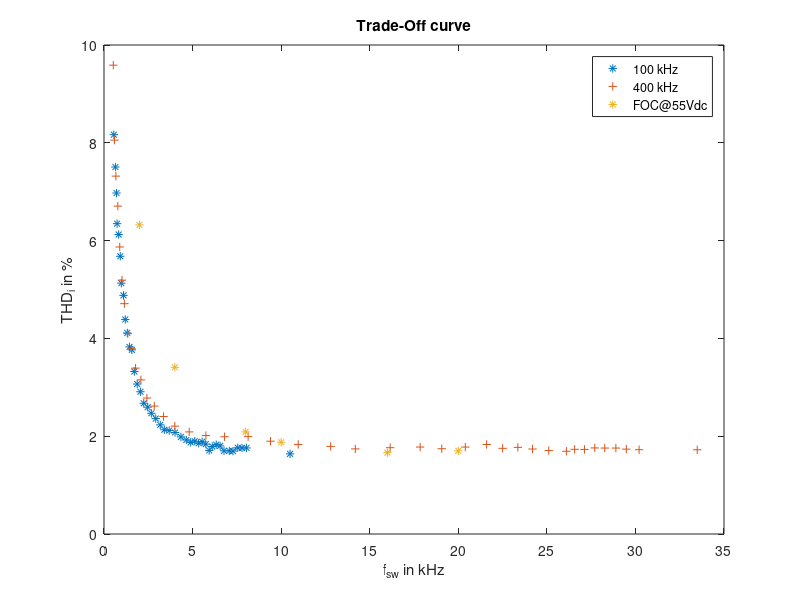
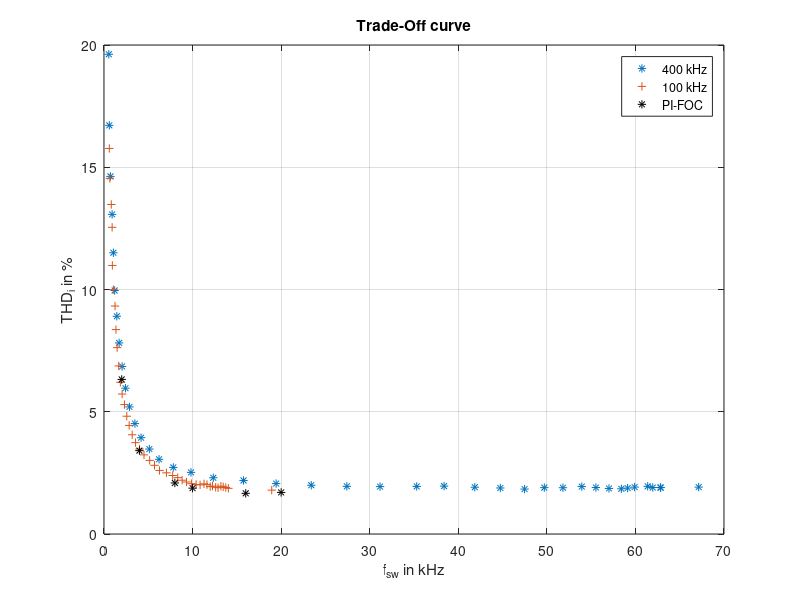
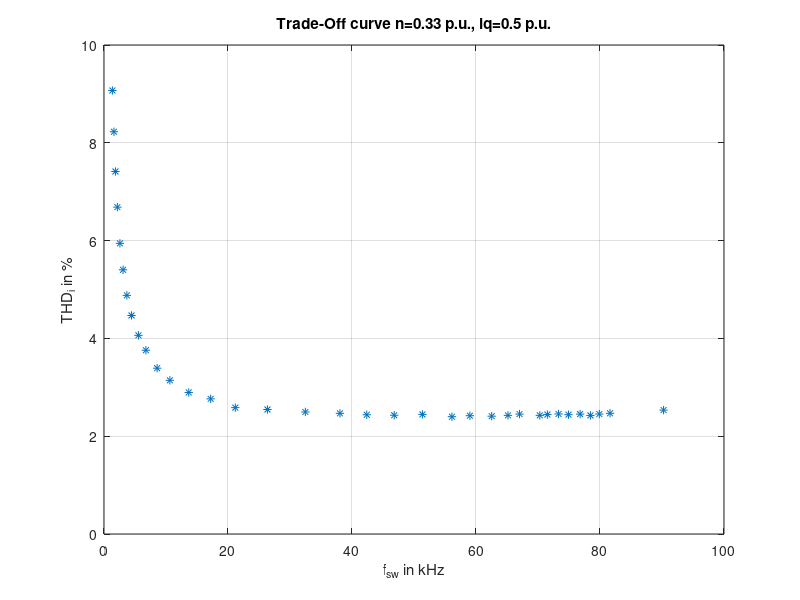
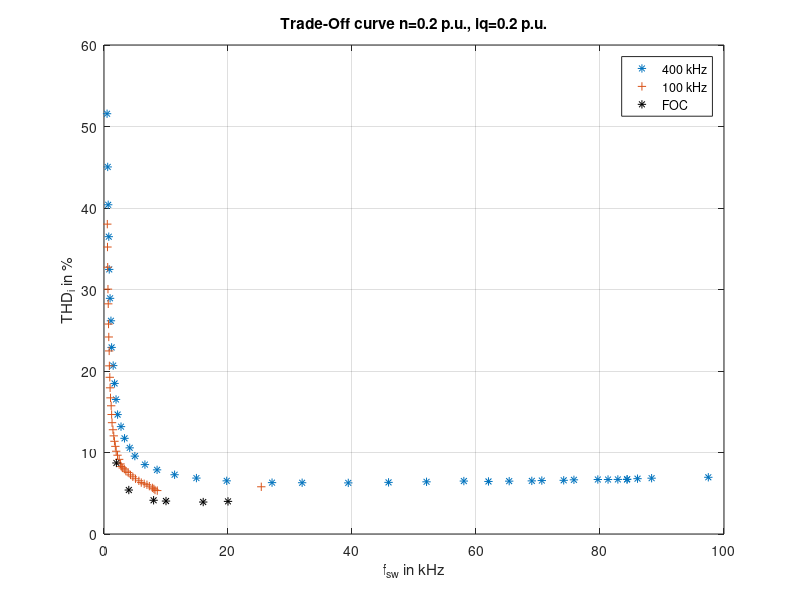

Source code (MATLAB) for these figures, in order:
% 1050 rpm, 11.3 A, 48vdc
mean_f_sw_100 = [10504.1250000000,8047.63476562500,7789.80224609375,7551.13671875000,7279.63769531250,7073.97167968750,6774.30615234375,6555.64062500000,6333.47460937500,6110.97558593750,5938.64306640625,5744.64355468750,5539.97802734375,5343.97851562500,5121.47949218750,4893.98046875000,4646.14794921875,4342.81591796875,4010.48388671875,3682.15185546875,3405.98632812500,3176.48730468750,2920.48828125000,2672.82275390625,2466.15673828125,2243.99096679688,2056.15844726563,1874.99255371094,1713.32653808594,1573.49377441406,1440.82763671875,1314.32812500000,1200.49523925781,1101.16223144531,976.662780761719,918.663024902344,827.996704101563,739.330383300781,705.997192382813,642.997436523438,555.164428710938];
mean_f_sw_400 = [33488.0312500000	30207.5468750000	29485.8828125000	28896.5507812500	28268.2207031250	27705.5566406250	27123.2246093750	26566.8945312500	26101.2285156250	25107.5664062500	24191.1542968750	23361.5742187500	22502.7441406250	21601.2460937500	20396.7519531250	19066.2578125000	17847.0957031250	16152.6025390625	14186.9433593750	12794.4492187500	10963.4560546875	9399.29589843750	8135.80078125000	6805.97265625000	5751.47705078125	4809.64746093750	3995.98413085938	3361.15332031250	2839.15527343750	2421.99023437500	2082.99169921875	1781.65954589844	1550.99377441406	1343.16125488281	1150.32873535156	1015.66259765625	888.163146972656	780.996887207031	672.830627441406	588.997619628906	524.331237792969];
THD_100 = [1.63911373102975,1.76025650370369,1.75986088568432,1.76298878022540,1.69512903114438,1.69883611588803,1.70166526890034,1.80166099272382,1.82768598134401,1.78888367645635,1.70854597799094,1.83768307180765,1.88782931647879,1.85676347501054,1.89835096398631,1.87336638885606,1.92338452904071,1.98525269748258,2.07619351824310,2.11551675491779,2.13205371361870,2.23207358342917,2.36052664559992,2.46906604935899,2.59327078984995,2.67337043714884,2.90901840652661,3.06611862926336,3.32359039535047,3.76571397939994,3.82615524068097,4.11220131632822,4.38786642211059,4.88007945860682,5.12863216224705,5.67942764673508,6.12444837316522,6.34669127782316,6.97296140516044,7.50471921080324,8.16604517899133];
THD_400 = [1.72251625452784,1.72347607625869,1.73557117403169,1.75776361231448,1.75777741352877,1.76011413101363,1.72942250161562,1.73183376164107,1.69227716121419,1.70633592501820,1.73793786655203,1.77172274063310,1.75206273718412,1.83085193994550,1.77775167875294,1.74361589363139,1.77787678523959,1.76497405749520,1.74036620444352,1.79204292234397,1.83145494460698,1.89769394215754,1.99113196747587,1.98870406313422,2.01273574349289,2.08799200548008,2.20621357110317,2.40247669031381,2.61608295489950,2.78057302924293,3.15224655924138,3.39249294588369,3.78913174436966,4.09881816556379,4.71026229119738,5.19155915567035,5.86994486682636,6.70554077590692,7.31877699180339,8.05459052051118,9.58776890261037];

% setpoint: 900 rpm, 9A iq, v_dc 58 V for FOC (ensure linear region)
mean_f_sw_400kHz_900rpm_9A = [67141.0625000000,62854.4140625000,62820.4140625000,61954.5859375000,61382.0898437500,59907.9257812500,59120.1796875000,58410.6015625000,57012.6054687500,55538.9453125000,53941.2851562500,51815.7929687500,49712.4687500000,47481.9765625000,44744.4882812500,41861.5000000000,38395.3476562500,35305.0273437500,31168.0429687500,27417.3906250000,23399.9062500000,19435.4218750000,15755.9375000000,12339.4511718750,9823.96093750000,7823.80224609375,6212.97509765625,5120.64599609375,4185.98339843750,3490.15283203125,2873.65527343750,2421.32373046875,2043.15844726563,1709.49316406250,1447.49426269531,1203.82849121094,1059.82910156250,916.329650878906,726.663757324219,600.830932617188,545.497802734375];
THD_400kHz_900rpm_9A = [1.91834996708101,1.89879019654436,1.90036291451856,1.90074032645416,1.94931352840155,1.91848097637854,1.87784793556958,1.84903719280521,1.86337020380543,1.90096485082934,1.93931791519029,1.89234791679284,1.89618848068875,1.83728740001397,1.88246669749256,1.91362710902665,1.95939383371416,1.94494335750906,1.93889080604678,1.94991595016321,1.99392936209375,2.06186639935072,2.19002874415478,2.30020516231959,2.52127448186838,2.72351270894199,3.05561857892987,3.47500515004357,3.93884577960606,4.51552222384302,5.19900288073034,5.96428452165307,6.85215469586917,7.81402918925704,8.90581739356081,9.95926776664767,11.5021770644525,13.0722444531785,14.6256293533601,16.7138495186566,19.6218894698662];
mean_f_sw_100kHz_900rpm_9A = [18937.7578125000,14041.6103515625,13746.7783203125,13458.9462890625,13199.4472656250,12880.1152343750,12603.6162109375,12248.7841796875,11986.6191406250,11627.6201171875,11288.4550781250,10847.2900390625,10403.4580078125,9869.29394531250,9316.46289062500,8816.96484375000,8325.13378906250,7751.63574218750,7048.13867187500,6268.80810546875,5701.31054687500,5155.97949218750,4515.48193359375,4015.31738281250,3562.31909179688,3180.82055664063,2840.65527343750,2569.98974609375,2310.82421875000,2046.99182128906,1847.99267578125,1660.82666015625,1482.82739257813,1349.16125488281,1246.66174316406,1058.49572753906,943.662902832031,918.663024902344,824.830017089844,662.497375488281,598.164306640625];
THD_100kHz_900rpm_9A = [1.79431622769640,1.86813360672637,1.90232984056715,1.93165598276510,1.95382631770769,1.89321492603518,1.91062668475904,1.95839490352242,1.93937107876508,2.02025531395732,2.05184664012979,2.00881838056152,2.02707823066757,2.05977146030453,2.12758983458202,2.20054323395521,2.30526275843391,2.39220414928963,2.50193598035891,2.59943195317022,2.80957937866648,3.01052356449557,3.23699681423424,3.47569338448195,3.73669592370621,4.05879672103684,4.44067030898922,4.81750181651281,5.29397589787014,5.72450756123327,6.20434095388270,6.87292457285283,7.62258801096963,8.36051278974784,9.32477493855490,9.99500331484427,10.9837869138019,12.5442763234438,13.4772744505527,14.5483731910815,15.7683053660223];

% setpoint: 300 rpm, 5.65 A, v_dc 48v 
mean_f_sw_400kHz_300rpm_5_65A = [90254.6406250000,81616.3437500000,79888.6796875000,78453.5234375000,76794.0234375000,74916.7031250000,73311.7109375000,71515.7109375000,70292.3828125000,67018.8984375000,65151.7382812500,62529.4179687500,59011.7656250000,56116.7773437500,51358.6289062500,46809.4804687500,42383.6640625000,38054.6796875000,32475.5371093750,26365.2285156250,21177.9160156250,17201.7636718750,13669.4453125000,10622.2910156250,8568.63281250000,6756.97314453125,5551.81103515625,4437.98242187500,3684.48535156250,3073.48779296875,2567.65649414063,2156.65795898438,1845.82592773438,1601.16027832031,1351.32788085938,1158.66198730469,1013.16259765625,831.830017089844,754.497009277344,665.997314453125,566.164428710938];
THD_400kHz_300rpm_5_65A = [2.53401723418776,2.46878012731616,2.45283333978159,2.42520805604632,2.45192711223902,2.44013666040115,2.45473985961308,2.44262561660438,2.42624073184701,2.45227927964393,2.42637562265793,2.40948246941643,2.41904411231049,2.39843761631841,2.44576370373985,2.42885158262428,2.43792283244956,2.46732307209900,2.49607464844519,2.54631232646252,2.58422590489642,2.76364059234561,2.89441258729653,3.14271323053953,3.39080313800885,3.75809737796575,4.06298762595799,4.46888602125783,4.87988792546297,5.40288367653939,5.94420205255193,6.68454221602046,7.41330351172905,8.22615644124963,9.06986566363721,10.2120742942427,11.3802597186572,12.6427429916255,14.3617095019984,15.9526124482656,17.8323744646289];

% setpoint: 180 rpm, 1.8 A, 48vdc
mean_f_sw_400kHz_180rpm_1_8A = [97469.1093750000,88324.4843750000,86050.8203125000,84387.1640625000,84354.8281250000,82879.3359375000,81297.1718750000,79648.5156250000,75794.5312500000,74145.0390625000,70615.5546875000,68999.8906250000,65352.3242187500,62011.4179687500,58039.9335937500,52022.4570312500,45893.1484375000,39399.6757812500,31956.3730468750,27102.9746093750,19791.0878906250,14905.4404296875,11386.2880859375,8560.13281250000,6599.97363281250,4977.64697265625,4145.81689453125,3311.98681640625,2743.98901367188,2191.65795898438,1941.65893554688,1702.99316406250,1480.49414062500,1229.16174316406,1119.66223144531,977.329406738281,844.829956054688,768.663574218750,676.997314453125,597.664306640625,493.998016357422];
THD_400kHz_180rpm_1_8A = [6.95884960444231,6.85007119412470,6.78868489070989,6.72348447321077,6.68589252837612,6.69583461869976,6.68373456557831,6.68591867795268,6.64820233596578,6.58667196302568,6.55695539721226,6.51704872644331,6.48621140997337,6.44808945912852,6.49659844648481,6.40319927423618,6.33455391370291,6.27198145442484,6.29002710313959,6.30346118288484,6.52333498676050,6.86128910654951,7.27362745762691,7.87229515945587,8.51765672178819,9.55816921743796,10.5708555848205,11.7393271467841,13.1740909307722,14.6539669320549,16.5071812565155,18.4753538544738,20.6631379061649,22.8943053178785,26.1630452624970,28.9171495711064,32.4646579266419,36.4818143594360,40.3961009279815,45.0403014349309,51.5693854162975];
mean_f_sw_100kHz_180rpm_1_8A = [25368.0644531250,8591.63281250000,8226.13378906250,8047.80126953125,7805.30224609375,7312.13769531250,6926.80566406250,6480.30761718750,6008.80957031250,5621.81103515625,5085.31298828125,4655.48144531250,4273.14941406250,3901.15112304688,3523.98583984375,3267.32031250000,3013.98803710938,2791.65551757813,2674.15600585938,2448.65698242188,2177.65795898438,1965.15881347656,1829.82604980469,1685.15991210938,1575.99365234375,1442.49426269531,1296.99487304688,1231.16174316406,1156.49536132813,1047.16247558594,981.496093750000,935.996276855469,862.996582031250,833.330017089844,771.163574218750,731.330383300781,685.330566406250,640.997436523438,594.997619628906,562.664428710938,533.164550781250];
THD_100kHz_180rpm_1_8A = [5.79405454249612,5.32769484099001,5.39571646653838,5.54128589009506,5.65903838927014,5.87166108566501,6.04478961263470,6.16035954402592,6.30891430565281,6.52757279777619,6.77627029935079,7.01350036290133,7.24936198396087,7.53418719146175,7.71757156673470,7.96917263909018,8.10112192263789,8.27626058036209,8.59834664213283,9.15967197081253,9.66966040107447,10.1564673839004,10.7538818430359,11.3766769019670,12.0426777344392,12.7917612698223,13.6600240200213,14.6605563856196,15.7323968070608,16.7057226627624,17.9377685766886,19.2281401050320,20.6310359520893,22.4626120035318,24.1740851744429,25.7623190265109,28.2398945182925,30.0450978389181,32.7383562533191,35.2127481938774,38.0214147926343];


% 1050 rpm, 11.3 A, 48vdc
% FOC_f_sw = [2000, 4000, 8000, 10000, 16000, 20000];
% THD_FOC = [6.6411, 3.5499, 2.1849, 2.0858, 2.4571, 2.6345];

% 900 rpm, 9 A, 58vdc
FOC_f_sw = [2000, 4000, 8000, 10000, 16000, 20000];
THD_FOC = [6.3210, 3.4089, 2.0879, 1.8754, 1.6637, 1.7010];


figure
plot(mean_f_sw_100*0.001,THD_100,'*');
hold on
plot(mean_f_sw_400*0.001,THD_400,'+');
plot(FOC_f_sw*0.001,THD_FOC,'*');
xlabel('f_s_w in kHz');
ylabel('THD_i in %');
title('Trade-Off curve');
legend('100 kHz','400 kHz','FOC@55Vdc')

% 180 rpm, 1.8 A, 48vdc
f_sw_FOC_180rpm_1_8A = [2000, 4000, 8000, 10000, 16000, 20000];
THD_FOC_180rpm_1_8A = [8.7163, 5.3955, 4.1392, 4.0430, 3.9223, 4.0025];

figure
plot(mean_f_sw_400kHz_900rpm_9A*0.001,THD_400kHz_900rpm_9A,'*');
hold on
plot(mean_f_sw_100kHz_900rpm_9A*0.001,THD_100kHz_900rpm_9A,'+');
plot(FOC_f_sw*0.001,THD_FOC,'*','Color','black');
grid on
% plot(FOC_f_sw*0.001,THD_FOC,'*');
xlabel('f_s_w in kHz');
ylabel('THD_i in %');
title('Trade-Off curve');
legend('400 kHz', '100 kHz', 'PI-FOC')
% axis([0 20.5 0 6.5])
figure
plot(mean_f_sw_400kHz_300rpm_5_65A*0.001,THD_400kHz_300rpm_5_65A,'*')
hold on
grid on
xlabel('f_s_w in kHz');
ylabel('THD_i in %');
title('Trade-Off curve n=0.33 p.u., iq=0.5 p.u.');
% legend('400 kHz')
axis([0 100 0 10])

figure
plot(mean_f_sw_400kHz_180rpm_1_8A*0.001,THD_400kHz_180rpm_1_8A,'*');
hold on
plot(mean_f_sw_100kHz_180rpm_1_8A*0.001,THD_100kHz_180rpm_1_8A,'+');
plot(f_sw_FOC_180rpm_1_8A*0.001,THD_FOC_180rpm_1_8A,'*','Color','black');
grid on
xlabel('f_s_w in kHz');
ylabel('THD_i in %');
title('Trade-Off curve n=0.2 p.u., iq=0.2 p.u.');
legend('400 kHz', '100 kHz', 'FOC')
